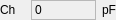
<?xml version="1.0" encoding="UTF-8"?>
<ui version="4.0">
 <class>CapListItem</class>
 <widget class="QWidget" name="CapListItem">
  <property name="geometry">
   <rect>
    <x>0</x>
    <y>0</y>
    <width>114</width>
    <height>20</height>
   </rect>
  </property>
  <property name="minimumSize">
   <size>
    <width>0</width>
    <height>0</height>
   </size>
  </property>
  <property name="maximumSize">
   <size>
    <width>16777215</width>
    <height>20</height>
   </size>
  </property>
  <property name="windowTitle">
   <string>Form</string>
  </property>
  <layout class="QHBoxLayout" name="horizontalLayout">
   <property name="spacing">
    <number>6</number>
   </property>
   <property name="leftMargin">
    <number>0</number>
   </property>
   <property name="topMargin">
    <number>0</number>
   </property>
   <property name="rightMargin">
    <number>0</number>
   </property>
   <property name="bottomMargin">
    <number>0</number>
   </property>
   <item>
    <widget class="QLabel" name="capValLab">
     <property name="minimumSize">
      <size>
       <width>25</width>
       <height>0</height>
      </size>
     </property>
     <property name="text">
      <string>Ch</string>
     </property>
    </widget>
   </item>
   <item>
    <widget class="QLabel" name="capDispLab">
     <property name="minimumSize">
      <size>
       <width>65</width>
       <height>0</height>
      </size>
     </property>
     <property name="maximumSize">
      <size>
       <width>75</width>
       <height>16777215</height>
      </size>
     </property>
     <property name="frameShape">
      <enum>QFrame::StyledPanel</enum>
     </property>
     <property name="text">
      <string>0</string>
     </property>
    </widget>
   </item>
   <item>
    <widget class="QLabel" name="capUiniLab">
     <property name="text">
      <string>pF</string>
     </property>
    </widget>
   </item>
  </layout>
 </widget>
 <resources/>
 <connections/>
</ui>
